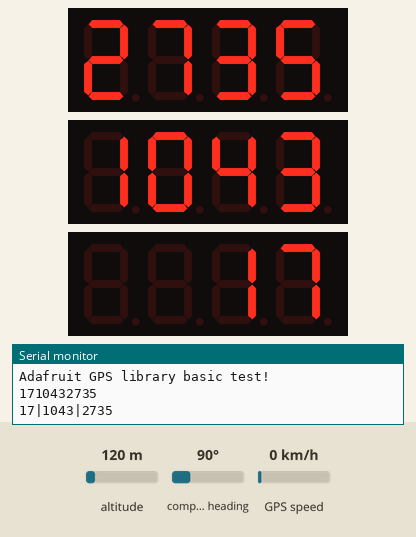
This sketch was run on a simulated Arduino Uno, built with avr-gcc and run on an emulated ATmega328P. Parts: 3 × 4-digit seven-segment display, the last lines printed to the serial monitor. The test bench sets the inputs (shaded band); at power-on: altitude 120 m, compass heading 90°, GPS speed 0 km/h. The GPS gets a fix after 3 s at 37.7749, -122.4194 with 8 satellites.

Above: at 1.1 s.
At 6.1 s:
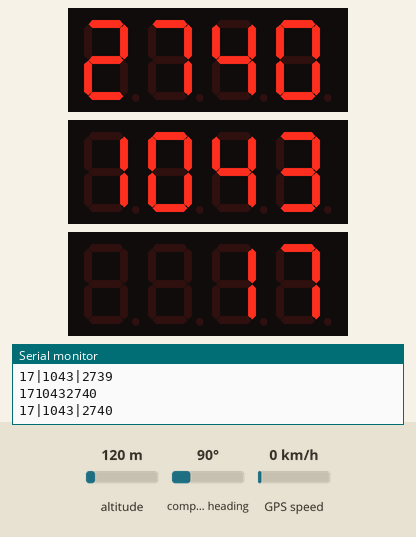
At 10.1 s:
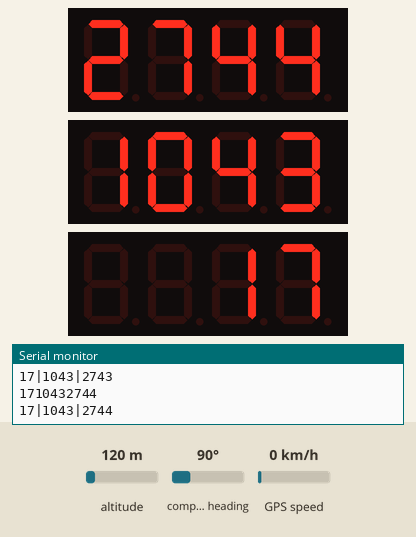
At 20.1 s:
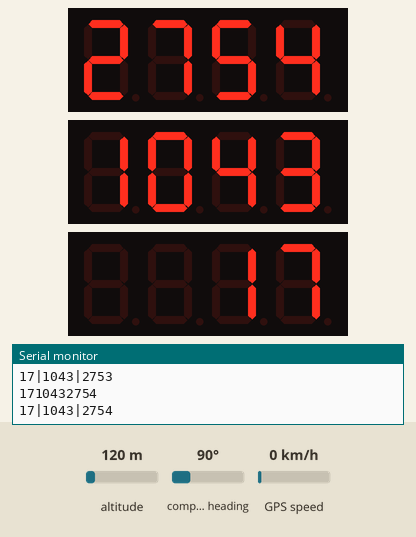
At 29.1 s:
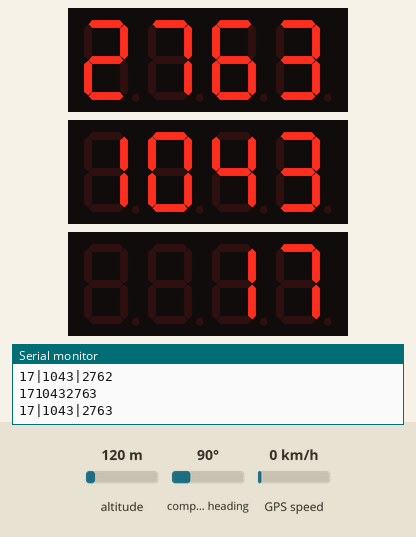
At 39.1 s:
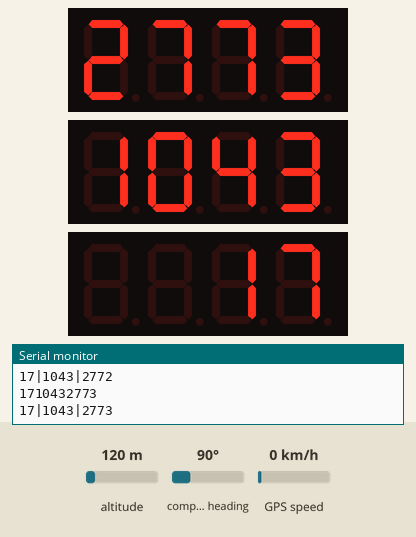

The sketch:

gps.ino
```cpp
#include <Wire.h>
#include <Adafruit_GFX.h>
#include "Adafruit_LEDBackpack.h"

Adafruit_7segment rightLED = Adafruit_7segment(); // rightmost 4 digits
Adafruit_7segment midLED = Adafruit_7segment();   // middle 4 digits
Adafruit_7segment leftLED = Adafruit_7segment();  // leftmost 2 digits

#include <SoftwareSerial.h>
SoftwareSerial ss(2, 3);

#include <Adafruit_GPS.h>
Adafruit_GPS GPS(&ss);

// Set to true to echo GPS data to Serial
#define GPSECHO  false

// this keeps track of whether we're using the interrupt
// off by default!
boolean usingInterrupt = false;
void useInterrupt(boolean); // Func prototype keeps Arduino 0023 happy

void setup() {
  Serial.begin(9600);

  // https://learn.adafruit.com/adafruit-led-backpack/changing-i2c-address
  rightLED.begin(0x70); // Don't solder any I2C jumpers on rightLED
  midLED.begin(0x71);   // TODO: Solder A0 on midLED
  leftLED.begin(0x72);  // TODO: Solder A1 on leftLED

  // connect at 115200 so we can read the GPS fast enuf and
  // also spit it out
  Serial.begin(115200);
  Serial.println("Adafruit GPS library basic test!");

  // 9600 NMEA is the default baud rate for MTK - some use 4800
  GPS.begin(9600);

  // You can adjust which sentences to have the module emit, below

  // Receive RMC (recommended minimum) and GGA (fix data) including altitude
  GPS.sendCommand(PMTK_SET_NMEA_OUTPUT_RMCGGA);

  // Set the update rate
  // 5 Hz update rate- for 9600 baud you'll have to set the output to RMC or RMCGGA only (see above)
  GPS.sendCommand(PMTK_SET_NMEA_UPDATE_5HZ);
  GPS.sendCommand(PMTK_API_SET_FIX_CTL_5HZ);

  // Request updates on antenna status, comment out to keep quiet
  GPS.sendCommand(PGCMD_ANTENNA);

  // the nice thing about this code is you can have a timer0 interrupt go off
  // every 1 millisecond, and read data from the GPS for you. that makes the
  // loop code a heck of a lot easier!
  useInterrupt(true);
}

// Interrupt is called once a millisecond, looks for any new GPS data, and stores it
SIGNAL(TIMER0_COMPA_vect) {
  GPS.read();
}

void useInterrupt(boolean v) {
  if (v) {
    // Timer0 is already used for millis() - we'll just interrupt somewhere
    // in the middle and call the "Compare A" function above
    OCR0A = 0xAF;
    TIMSK0 |= _BV(OCIE0A);
    usingInterrupt = true;
  } else {
    // do not call the interrupt function COMPA anymore
    TIMSK0 &= ~_BV(OCIE0A);
    usingInterrupt = false;
  }
}

void loop() {
  if (GPS.newNMEAreceived()) {
    GPS.parse(GPS.lastNMEA());
    long t = toUnix(
               GPS.year,
               GPS.month,
               GPS.day,
               GPS.hour,
               GPS.minute,
               GPS.seconds);
    Serial.println(t);
    display(t);
  }
}

// Start counting seconds at the beginning of 2017, since we
// can't go further back than that. This accounts for all leap
// seconds until the beginning of 2017.
const long start2017 = 1483228800; // Jan 1 2017, midnight
const int daysPerMonth[] = {0, 31, 28, 31, 30, 31, 30, 31, 31, 30, 31, 30, 31};
const int daysPerYear = 365;

long toUnix(uint8_t year,
            uint8_t month,
            uint8_t day,
            uint8_t hour,
            uint8_t minute,
            uint8_t second) {

  // Days since start of 2017.
  long days = (year - 17) * daysPerYear;

  // Number of days in years since beginning-of-2017 that were
  // leap days.
  days += (year - 16) / 4;
  days -= (year - 16) / 100; // no leap day every 100 years.
  days += (year - 16) / 400; // ...except every 400 years.

  // Days so far this year.
  // Days in previous months this year.
  for (int i = 1; i < month; i++) {
    days += daysPerMonth[i];
  }
  // Complete days so far this month.
  days += day - 1;

  return start2017
         + long(days * 24 * 60 * 60)
         + long(hour * 60 * 60)
         + long(minute * 60)
         + long(second);
}

// display displays the number across 3 LED backpacks.
void display(long num) {
  long right = num % 10000;
  long mid = num / 10000 % 10000;
  long left = num / 10000 / 10000;
  Serial.println(String(left) + "|" + String(mid) + "|" + String(right));

  rightLED.print(right);
  midLED.print(mid);
  leftLED.print(left);

  rightLED.writeDisplay();
  midLED.writeDisplay();
  leftLED.writeDisplay();
  delay(200);
}
```

Measured:
- what the display in image 1 shows lasts 1.0 s, from 6.0 s to 7.0 s
